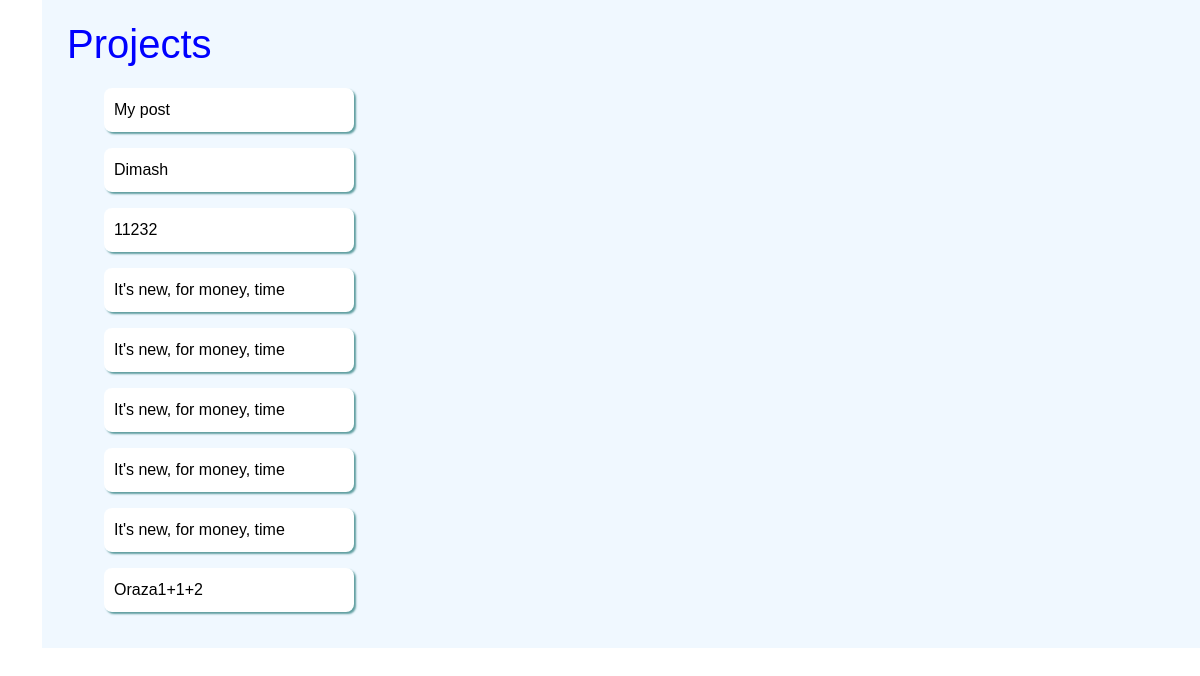
Before: /projects/ with the older database file.
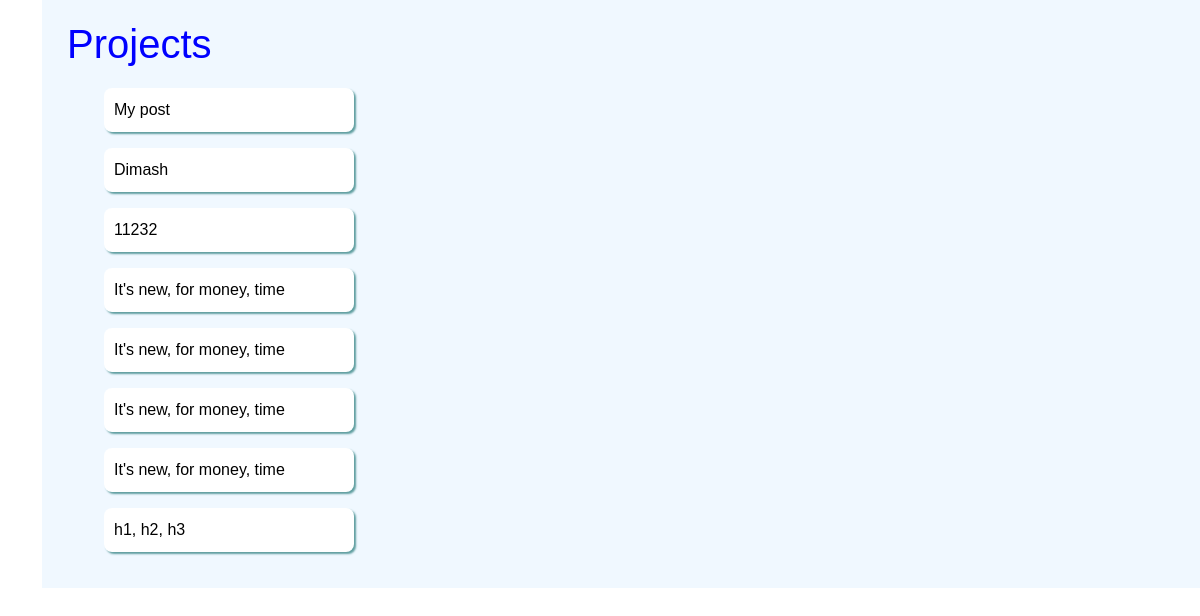
After: the same page with the newer database file.
### account/models.py (models this page shows, shortened)
class Post(models.Model):
    author = models.ForeignKey(User, on_delete=models.CASCADE)
    title = models.CharField(max_length=200)
    description = models.TextField()
    created_at=models.DateTimeField(auto_now_add=True)
    updated_at=models.DateTimeField(auto_now=True)

### account/views.py (the view)
# urls.py: path('projects/', projects, name="projects"),
def projects(request):
    posts=Post.objects.all()
    context={
        "posts":posts
    }
    return render(request, 'all_projects.html',  context)

### templates/all_projects.html (shortened to what this page needs)
{% extends 'base.html' %}
{% load static %}
{% block content %}
<link rel="stylesheet" href="{% static 'css/projects.css'%}">
<div class="container">
    <nav class="vertical-nav">
        <h1>Projects</h1>
            {% for post in posts %}
            <ul>
                <li><a href="{% url 'project_view' post.id %}">{{post.title}}</a></li>
            </ul>
            {% endfor %}
    </nav>
</div>
{% endblock %}

Changed rows visible on the page:
removed Post: title "It's new, for money, time"
removed Post: title "Oraza1+1+2"
added Post: title "h1, h2, h3"
